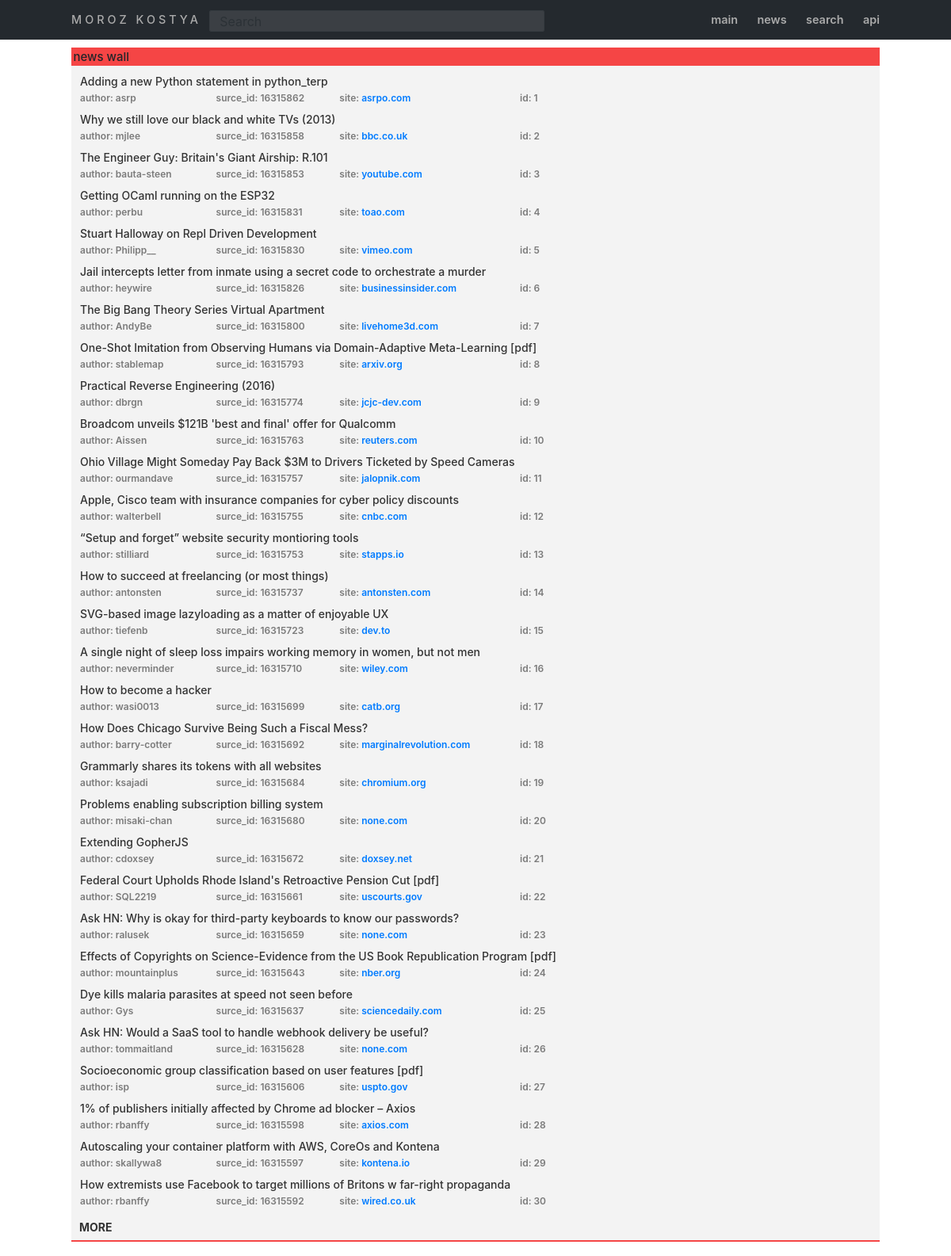
Before: /news/ with the older database file.
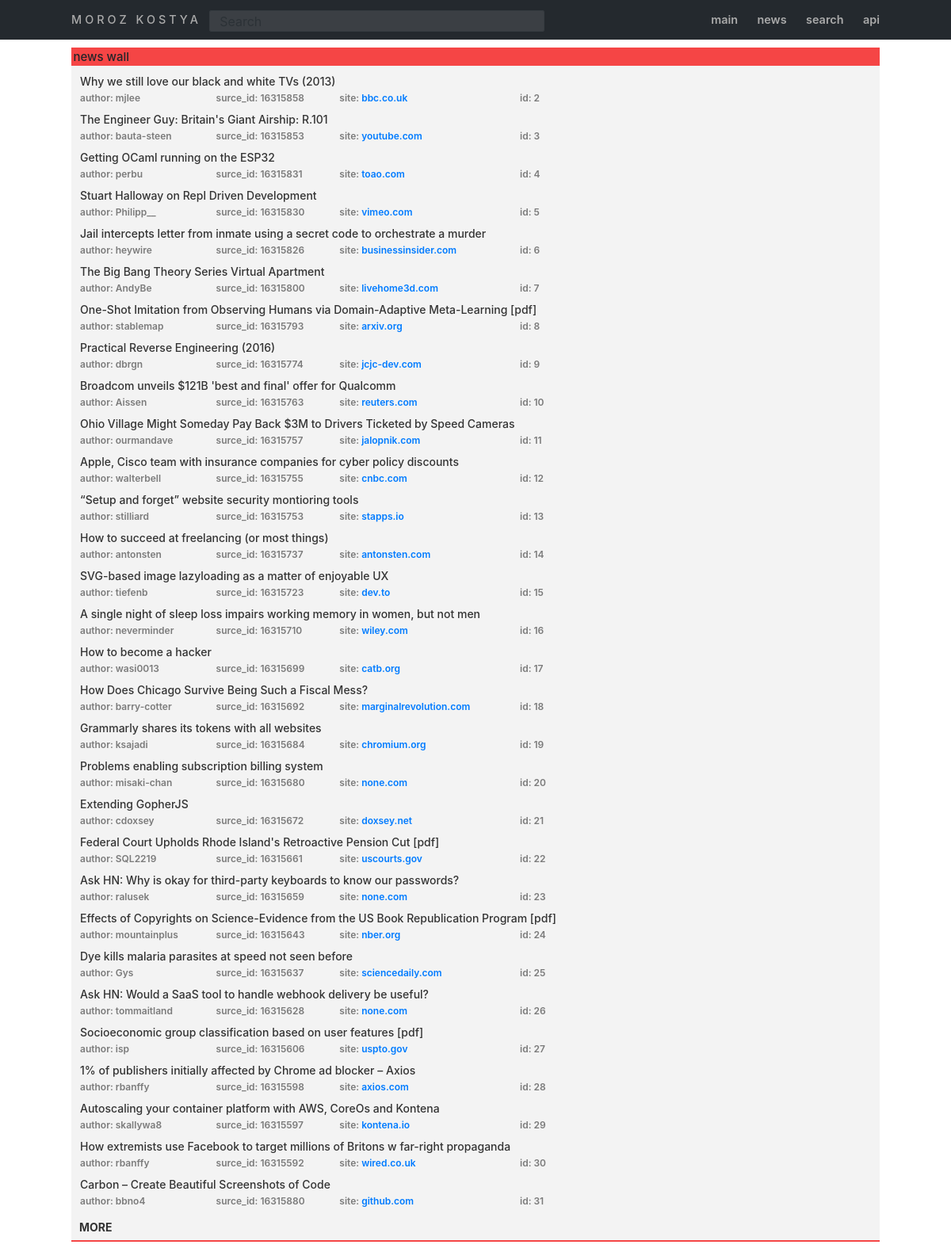
After: the same page with the newer database file.
### news/models.py (models this page shows, shortened)
class NewPost(models.Model):
	title = models.CharField(max_length=200)
	author = models.CharField(max_length=15)
	site_name = models.CharField(max_length=20, default = 'none.com')
	url = models.CharField(max_length=200)
	item_id = models.IntegerField(default=0)

### news/views.py (the view)
# urls.py: path('', NewsList.as_view(), name = 'news_list'),
class NewsList(ListView):
    model = NewPost
    paginate_by = 30
    def get_queryset(self):
        news = NewPost.objects.all()
        paginator = Paginator(news, 30)
        return news

### templates/news/newpost_list.html
{% extends 'base.html' %}
{% load static %}
{% block post_list_content %}
<div class = "container-search">
  <div class = "search-content">
    <h5 class = 'header'>news wall</h5>
    <div class="table-responsive">
      <table >
        <tbody>
          {% for post in object_list %}
          <tr class = 'title'>
            <td class = 'title' colspan = "4"><a style = 'text-decoration: none;' href="{{ post.url }}">{{ post.title }}</a></td>
          <tr class = 'description'>
            <td>author: {{ post.author }}</td>
            <td>surce_id: {{ post.item_id }}</td>
            <td>site: <a href = '{% url "news_detail" post.site_name %}'>{{ post.site_name }}</a></td>
            <td>id: {{ post.id }}</td>
          </tr>
          </tr>
          {% endfor %}
        </tbody>
      </table>
    </div>
    <div class = 'more_link'>
      {% if page_obj.has_next %}
      <a class = 'more' href="?page={{ page_obj.next_page_number }}" aria-label="Next"><span aria-hidden="true">MORE</span></a>
      {% endif %}
    </div>
  </div>
</div>
{% endblock %}

### templates/base.html (shortened to what this page needs)
{% load static %}
<!doctype html>
<html lang="en">
  <head>
    <link href="{% static 'css/bootstrap.css' %}" rel="stylesheet">
    <link href="{% static 'css/style.css' %}" rel="stylesheet">
    <link type="text/css" href="{% static 'css/component.css' %}" rel="stylesheet">
  </head>
  <body id="up">
      <div class="cbp-af-header">
        <div class="cbp-af-inner">
          <h1>Moroz Kostya</h1>
          <form  style = 'background-color: rgba(36, 41, 46, 0,5);' class="form-inline">
            <input style = 'width: 150%;' class="form-control mr-sm-2 my " type="search" placeholder="Search" aria-label="Search">
          </form>
          <nav>
            <a href="{% url 'main' %}">main</a>
            <a href="{% url 'news_list' %}">news</a>
            <a href="{% url 'search' %}">search</a>
            <a href="{% url 'api' %}">api</a>
          </nav>
        </div>
      </div>
{% block post_list_content %}{% endblock post_list_content %}
  </body>
</html>

### static/css/style.css (style rules this page uses)
*, *:after, *:before { -webkit-box-sizing: border-box; -moz-box-sizing: border-box; box-sizing: border-box; }
body, html { font-size: 100%; padding: 0; margin: 0; width: 100%; height: 100%; }
html { font-family: 'sans-serif', 'Arial'; -webkit-text-size-adjust: 100%; -ms-text-size-adjust: 100%; }
body { width: 100%; min-height: 100%; margin: 0; padding: 0; background-attachment: fixed; background-size: cover; }
.container-search { position: relative; background-size: cover; vertical-align:top; display:inline-block; height: auto; width:100%; background-attachment: fixed; background-color: none; }
.search-content { text-align: center; background-color: #f3f3f3; margin: 5% auto; padding: 0; height: cover; width: 85%; position: relative; overflow: auto; border-bottom: 2px solid #f54545; }
.header { text-align: left; background-color: #f54545; padding: 2.5px; font-weight: 550; font-size: 15px; }
.search-content .table-responsive { margin-left: 10px; background-color: none; max-width: 85%; min-width: 85%; }
.search-content .more_link { text-align: left; margin: 5px 10px; }
.more_link .more { color: #333; text-decoration: none; font-weight: bold; font-size: 14px; }
.title { height: auto; font-size: 14px; font-weight: 550; text-decoration: none; text-align: left; }
.title a { color: #333; }
.description { text-align: left; height: auto; font-size: 12px; font-weight: 600; border-bottom: 5px solid #f3f3f3; color: #7b7b7b; }
a { text-decoration: none; }

### static/css/component.css (style rules this page uses)
.cbp-af-header { position: fixed; top: 0; left: 0; width: 100%; background: #24292e; z-index: 10000; height: 50px; overflow: hidden; -webkit-transition: height 0.3s; -moz-transition: height 0.3s; transition: height 0.3s; }
.cbp-af-header .cbp-af-inner { width: 90%; max-width: 69em; margin: 0 auto; padding: 0 1.875em; }
.cbp-af-header h1, .cbp-af-header .form-inline, .cbp-af-header nav { display: inline-block; position: relative; }
.cbp-af-header h1, .cbp-af-header .form-inline, .cbp-af-header nav a { line-height: 50px; }
.cbp-af-header h1 { text-transform: uppercase; color: #aaa; letter-spacing: 4px; font-size: 0.9em; margin-right: 0.5%; float: left; }
.cbp-af-header .form-inline { opacity: 0.1; margin-left: 0.5%; }
.cbp-af-header .form-control.my { height: 27px; border-radius: 2px; margin-left: 0.5% background:none; opacity: 1; }
.cbp-af-header nav { float: right; }
.cbp-af-header nav a { color: #aaa; font-weight: 600; margin: 0 0 0 20px; font-size: 0.9em; }
.cbp-af-header h1, .cbp-af-header .form-inline, .cbp-af-header nav a { -webkit-transition: all 0.3s; -moz-transition: all 0.3s; transition: all 0.3s; }

Changed rows visible on the page:
removed NewPost: title "Adding a new Python statement in python_terp", author "asrp", item_id "16315862", site_name "asrpo.com", id "1"
now on this page (row unchanged): NewPost: title "Carbon – Create Beautiful Screenshots of Code", author "bbno4", item_id "16315880", site_name "github.com", id "31"
